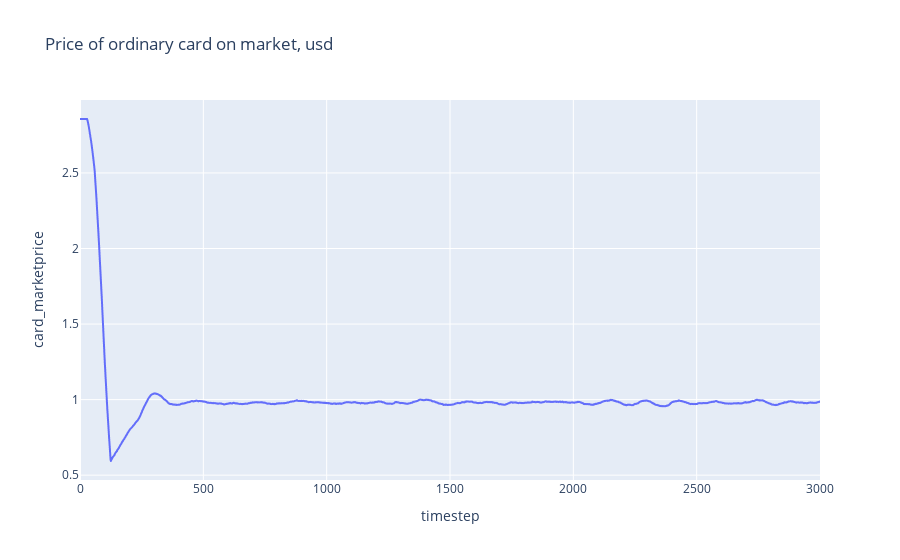

Notebook code for this chart:
### Code cell
px.line(res, x='timestep', y='card_marketprice', title="Price of ordinary card on market, usd", height=600)

### Figure 1 — Plotly figure (JSON) as saved in the notebook; plotly's stock layout.template omitted (floating-point values rounded to 4 significant figures; data arrays with more than 128 entries replaced by an {"elided": "..."} marker saying what was removed)
{"data": [{"hovertemplate": "timestep=%{x}<br>card_marketprice=%{y}<extra></extra>", "legendgroup": "", "line": {"color": "#636efa", "dash": "solid"}, "marker": {"symbol": "circle"}, "mode": "lines", "name": "", "showlegend": false, "type": "scattergl", "x": {"elided": "3001 int values"}, "xaxis": "x", "y": {"elided": "3001 float values"}, "yaxis": "y"}], "layout": {"autosize": true, "legend": {"tracegroupgap": 0}, "title": {"text": "Price of ordinary card on market, usd"}, "xaxis": {"anchor": "y", "autorange": true, "domain": [0, 1], "range": [0, 3000], "title": {"text": "timestep"}, "type": "linear"}, "yaxis": {"anchor": "x", "autorange": true, "domain": [0, 1], "range": [0.4679, 2.983], "title": {"text": "card_marketprice"}, "type": "linear"}}}
